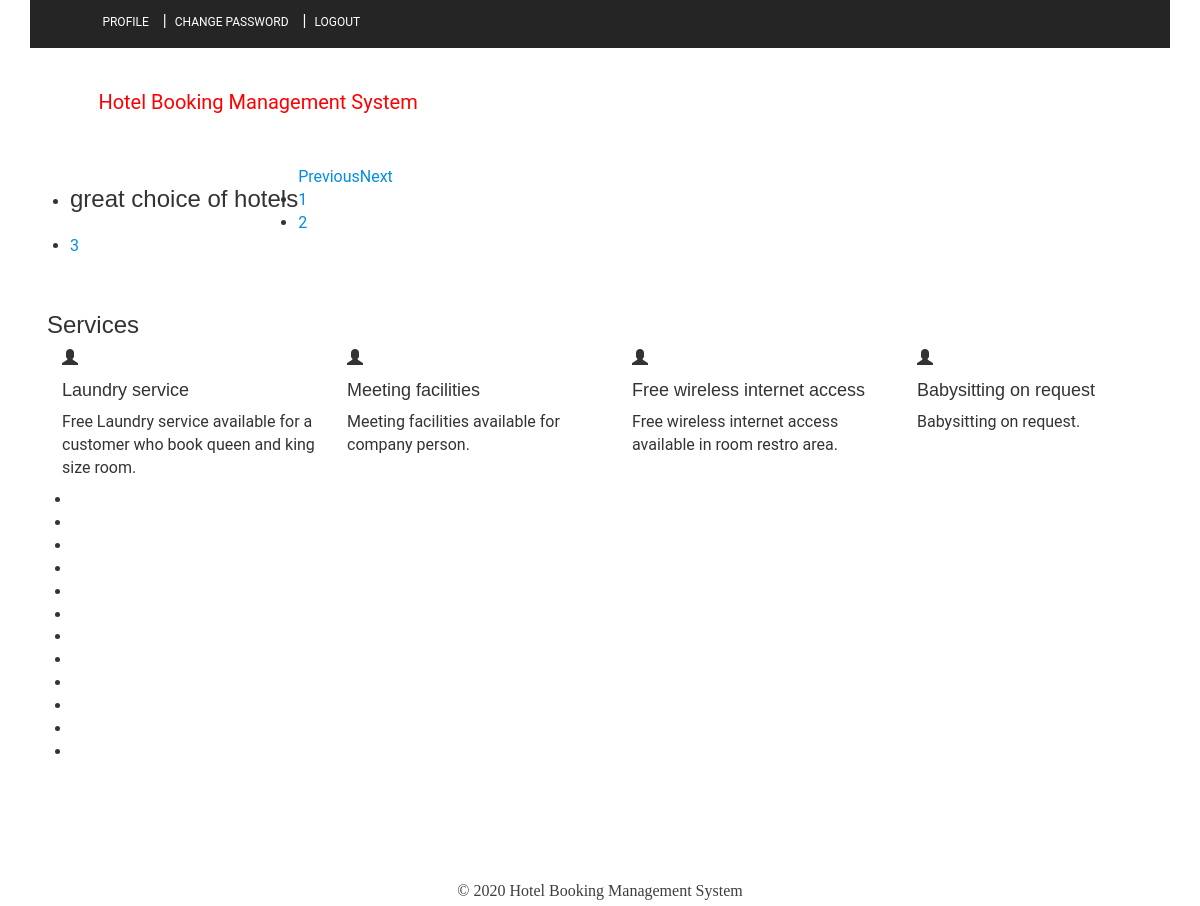
The page / on the database its author committed.
### tables this page shows
CREATE TABLE `tblfacility` (
  `ID` int(10) NOT NULL,
  `FacilityTitle` varchar(200) DEFAULT NULL,
  `Description` mediumtext DEFAULT NULL,
  `Image` varchar(200) DEFAULT NULL,
  `CreationDate` timestamp NULL DEFAULT current_timestamp()
);

### index.php (the view, shortened to what this page needs)
<?php
include('includes/dbconnection.php');
?>
<!DOCTYPE HTML>
<html>
<head>
<link href="css/bootstrap.css" rel="stylesheet" type="text/css" media="all">
<link href="css/style.css" rel="stylesheet" type="text/css" media="all" />
</head>
<body>
			<div class="header">
				<div class="container">
				<?php include_once('includes/header.php');?>
		<div class="slider">
			<div class="callbacks_container">
				  <ul class="rslides" id="slider">
						 <li>
							<h3>great choice of  <span>hotels</span> </h3>
						 </li>
					</ul>
				</div>
			</div>
		</div>
	</div>
		<div class="content">
		<div class="features">
					<div class="container">
						<h3>Services</h3>
							<div class="features-grids">
								<?php
$sql="SELECT * from tblfacility order by rand() limit 4";
$query = $dbh -> prepare($sql);
$query->execute();
$results=$query->fetchAll(PDO::FETCH_OBJ);
$cnt=1;
if($query->rowCount() > 0)
{
foreach($results as $row)
{               ?>
								<div class="col-md-3 feature-grid">
								<div class="feature">
									<div class="feature1">
										<span class="glyphicon glyphicon-user" aria-hidden="true"></span>
										<h4><?php  echo htmlentities($row->FacilityTitle);?></h4>
									</div>
									<div class="feature2">
										<p><?php  echo htmlentities($row->Description);?>. </p>
									</div>
								</div>
								</div>
								<?php $cnt=$cnt+1;}} ?>
									<div class="clearfix"></div>
							</div>
					</div>
				</div>
	<div class="slider1">
		<div class="arrival-grids">
			 <ul id="flexiselDemo1">
				 <li>
				 </li>
				 <li>
				 </li>
				 <li>
				 </li>
				 <li>
				 </li>
				 <li>
				 </li>
				 <li>
				 </li>
				</ul>
		</div>
	</div>
			</div>
		<?php include_once('includes/footer.php');?>
</body>
</html>

### rows shown on the page
tblfacility: FacilityTitle "Laundry service", Description "Free Laundry service available for a customer who book queen and king size room"
tblfacility: FacilityTitle "Meeting facilities", Description "Meeting facilities available for company person"
tblfacility: FacilityTitle "Free wireless internet access", Description "Free wireless internet access available in room restro area"
tblfacility: FacilityTitle "Babysitting on request", Description "Babysitting on request"
